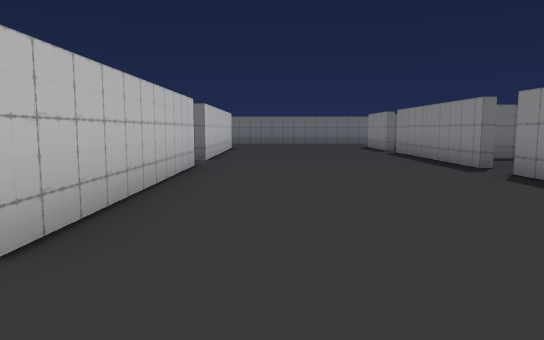
view 1 (above)

23 first-person views from a walk through a Unity game level. The camera is 1.4 m above the floor, tilts 6° down and sees 70° across. The floor is counted in squares, 2 m on a side. Each view is taken from the middle of a square. On the plan, view 1 faces up. The plan holds only what a view shows up to about 11 squares ahead; the rest is blank. The place goes on beyond the plan. The player is left out.

view 2
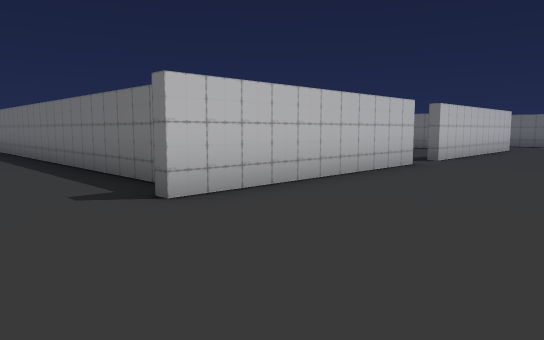

view 3
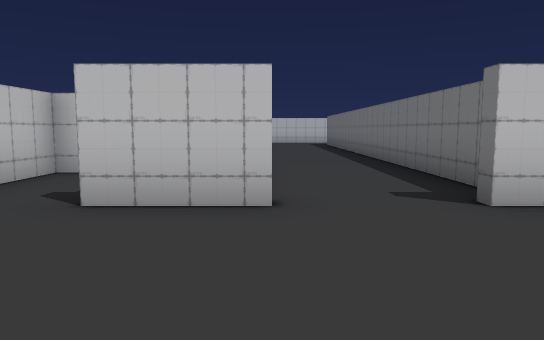

view 4
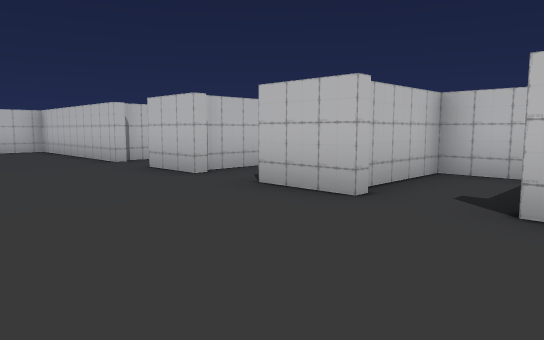

view 5
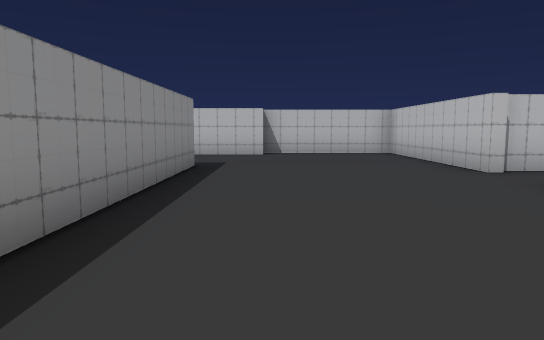

view 6
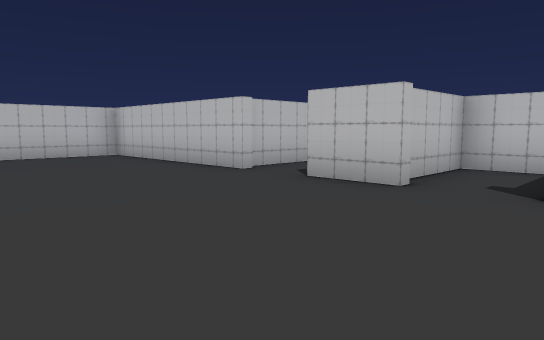

view 7
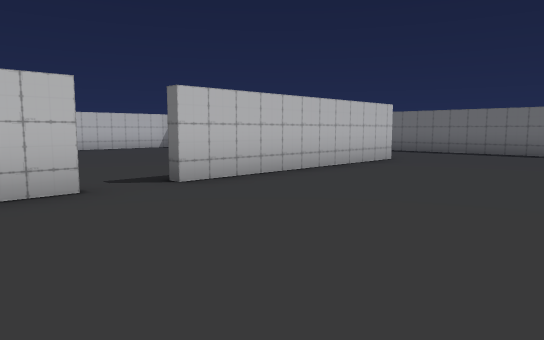

view 8
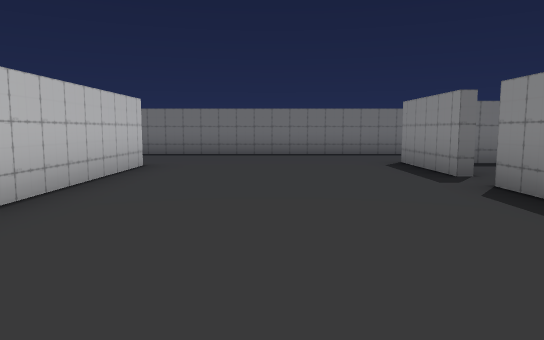

view 9
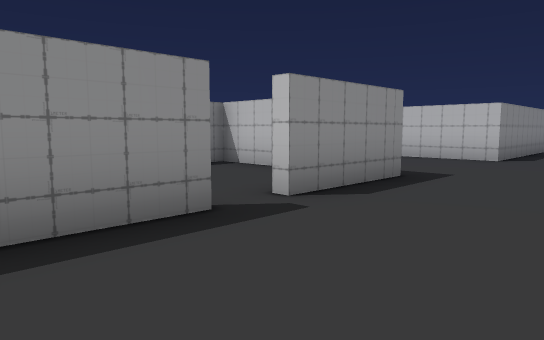

view 10
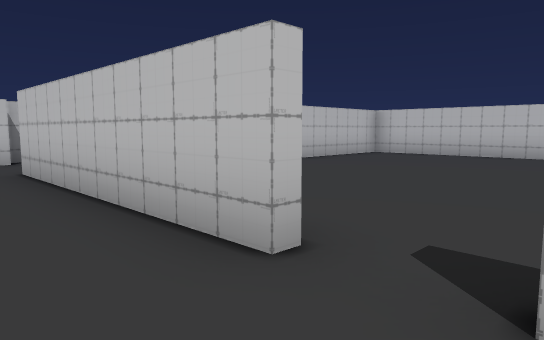

view 11
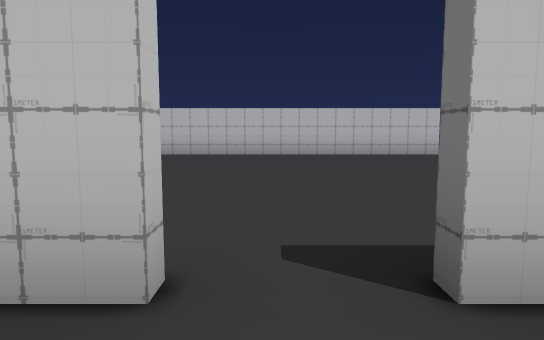

view 12
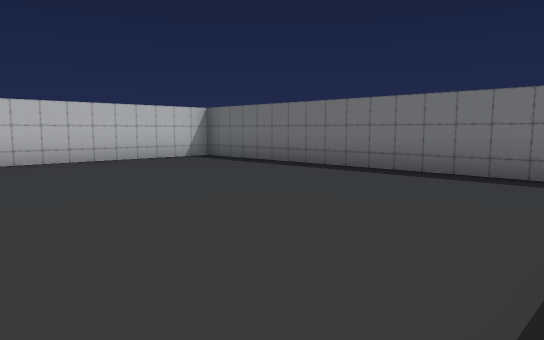

view 13
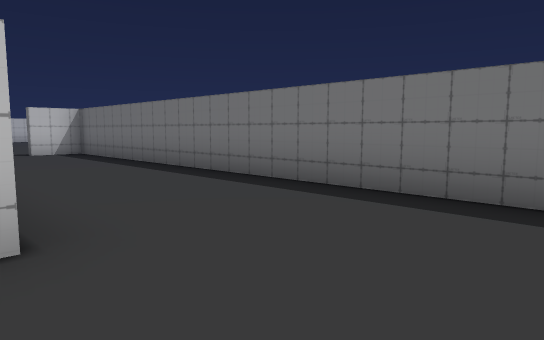

view 14
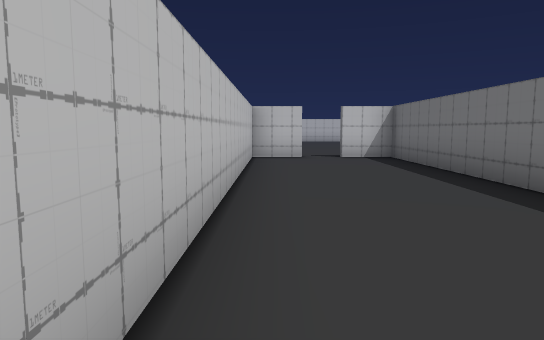

view 15
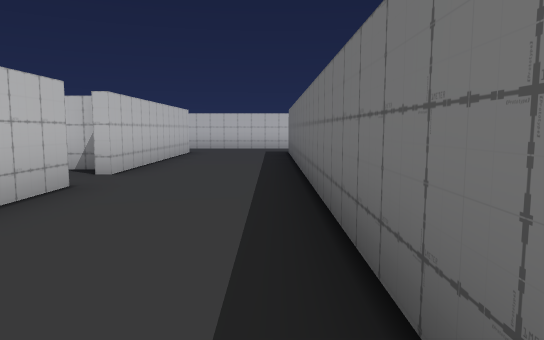

view 16
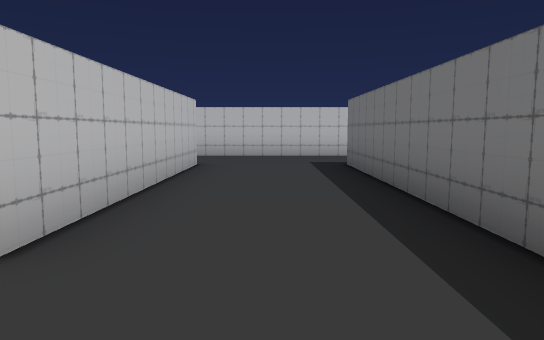

view 17
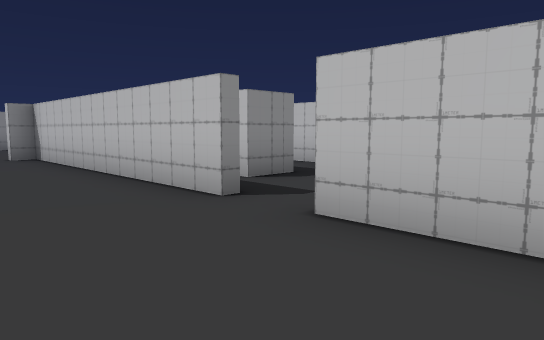

view 18
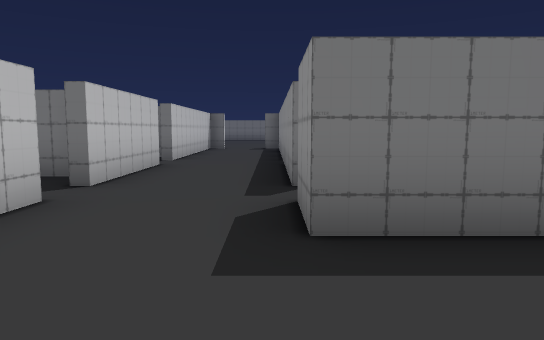

view 19
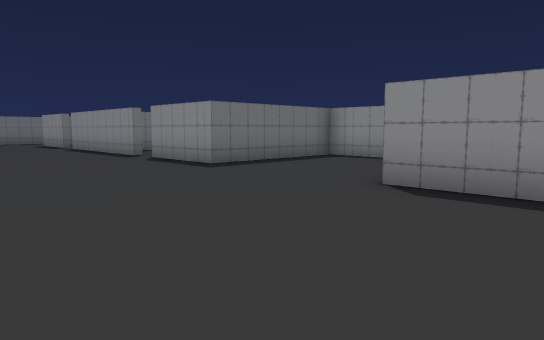

view 20
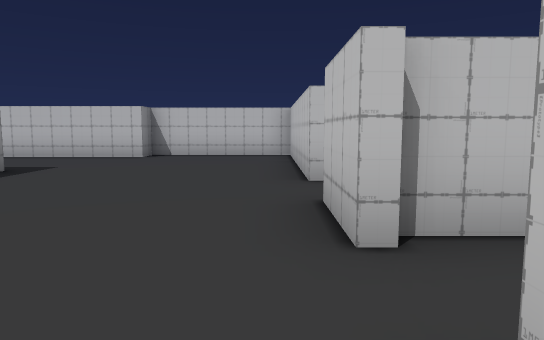

view 21
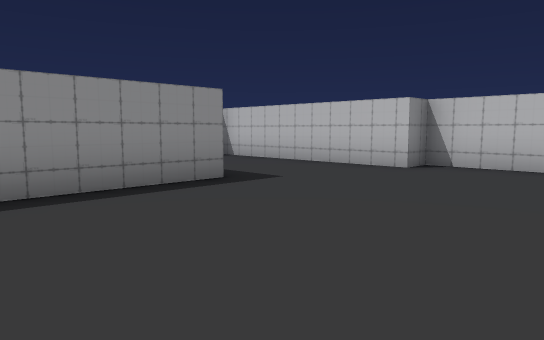

view 22
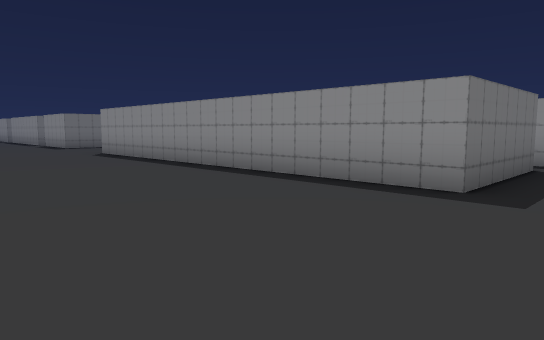

view 23
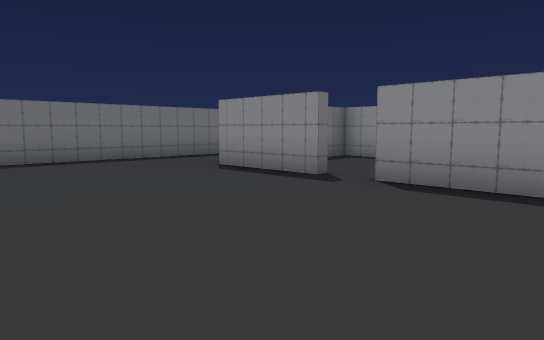

### Floor plan
Ten units are one square. View 1 is at (0, 0); x grows to the right and y downward. Boxes are objects, and circles mark ways between rooms. Rooms are numbered by the first view taken in them; rooms with no view inside come last. Other rooms are left out.
<svg viewBox="-187 -185 257 335">
<path fill="none" stroke="#000" d="M-26 -25 -157 -25M-15 0 -15 18M-15 31 -15 48M-43 22 -43 35 -21 35M-15 -76 -15 -20M38 -69 38 -118M65 -35 38 -35 38 -60M-43 52 -43 65 -18 65M-15 61 -15 78M-89 5 -18 5 -18 0M-15 91 -15 145 22 145 22 138 65 138M-36 95 -18 95M38 -128 38 -152M65 105 35 105 35 5 58 5M-158 5 -100 5M-107 -158 -107 -145 -15 -145 -15 -88M-182 -26 -182 10M58 -180 -107 -180 -107 -168M-95 -28 -72 -28M-30 -143 -107 -143 -107 -40M-182 -38 -182 -26M-157 -48 -157 -65M-157 -25 -157 -38M-182 -65 -182 -48"/>
<circle cx="-20" cy="-80" r="3" fill="#2a7"/>
<circle cx="-165" cy="-30" r="3" fill="#2a7"/>
<text x="-10" y="-20">1</text>
<text x="-60" y="-80">2</text>
<text x="-170" y="-40">3</text>
</svg>
Room 1 opens to room 2. Room 1 opens to room 3.

Where each view was taken, in squares from view 1:
view 1: 0 up, 0 right, facing up
view 2: 0 up, 2 right, facing up-left
view 3: 0 up, 2 right, facing left
view 4: 1 down, 2 right, facing down-left
view 5: 3 down, 2 right, facing down
view 6: 4 down, 3 right, facing down-left
view 7: 6 up, 3 right, facing up-left
view 8: 7 up, 1 right, facing up
view 9: 9 up, 1 right, facing down-right
view 10: 9 up, 0 right, facing down-left
view 11: 8 up, 0 right, facing left
view 12: 8 up, 2 left, facing up-left
view 13: 14 up, 1 right, facing up-left
view 14: 15 up, 1 left, facing left
view 15: 2 up, 4 left, facing left
view 16: 1 up, 8 left, facing left
view 17: 2 up, 12 left, facing down-right
view 18: 0 up, 16 left, facing up
view 19: 3 down, 1 left, facing up-right
view 20: 4 down, 1 left, facing down
view 21: 7 down, 1 left, facing down-right
view 22: 12 down, 1 left, facing up-right
view 23: 9 up, 1 left, facing up-right
